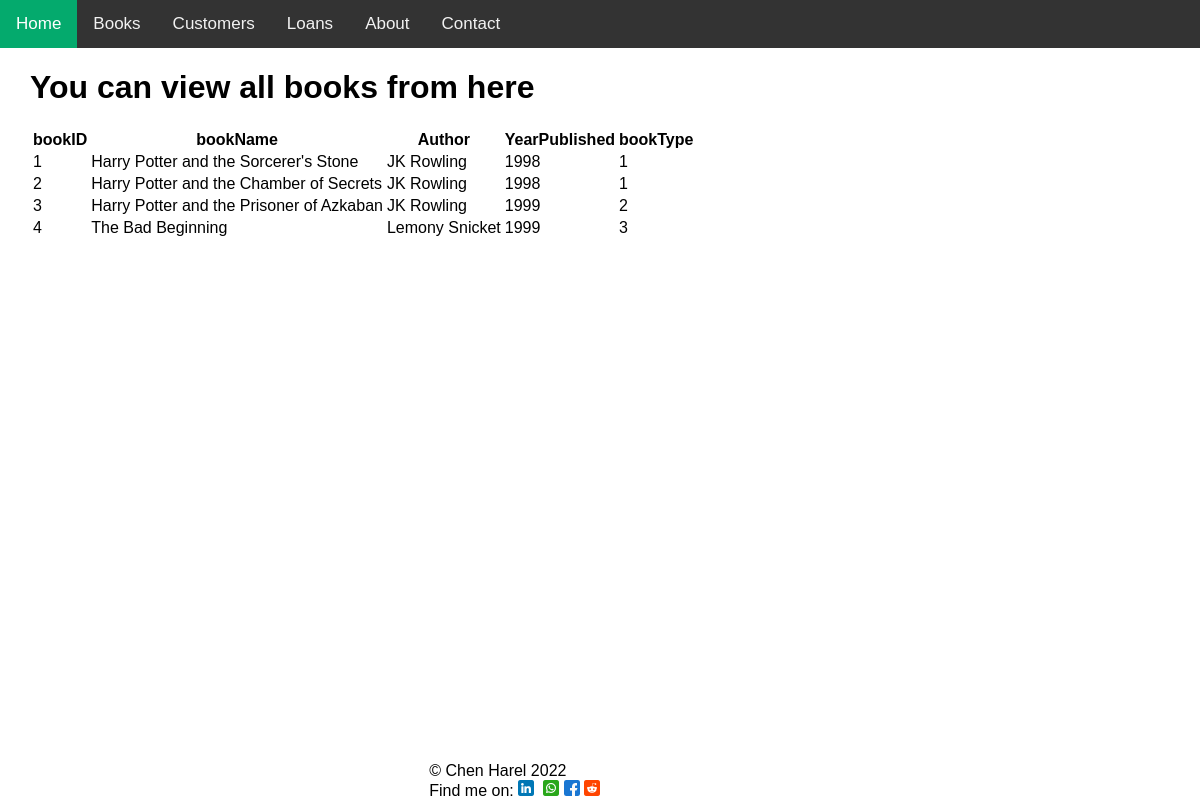
The app's page /books/showAllBooks with its own data.
### tables this page shows
CREATE TABLE books (bookID INTEGER PRIMARY KEY AUTOINCREMENT, bookName text, Author text, yearPublished int, bookType int);

### app.py (the view)
@app.route("/books/showAllBooks", methods=['GET', 'POST'])
def showAllBooks():
    return myBooks.Book.showAllBooks(myBooks)

### tools/books.py (called while the page is built)
    def showAllBooks(self):
        if request.method=='POST':
            pass
        sqlBooks = "SELECT * FROM books"
        cur.execute(sqlBooks)
        books = cur.fetchall()
        return render_template("/books/showAllBooks.html", books=books)

### templates/books/showAllBooks.html
{%extends 'layout.html'%}
{%block header%}{{super()}}{%endblock%}
{%block content%}
<h1 class="pushLeft">You can view all books from here</h1>
<div class="pushLeft">
    <table>
        <tr>
            <th>bookID</th>
            <th>bookName</th>
            <th>Author</th>
            <th>YearPublished</th>
            <th>bookType</th>
        </tr>
        {% for book in books %}
        <tr>
            <td>{{book[0]}}</td>
            <td>{{book[1]}}</td>
            <td>{{book[2]}}</td>
            <td>{{book[3]}}</td>
            <td>{{book[4]}}</td>
        </tr>
        {% endfor %}
    </table>
</div>
{%endblock%}
{%block footer%}{{super()}}{%endblock%}

### static/CSS/styles.css (style rules this page uses)
body { margin: 0; font-family: Arial, Helvetica, sans-serif; }
.pushLeft { margin-left: 30px; }

### records on screen
books: bookID "1", bookName "Harry Potter and the Sorcerer's Stone", Author "JK Rowling", yearPublished "1998", bookType "1"
books: bookID "2", bookName "Harry Potter and the Chamber of Secrets", Author "JK Rowling", yearPublished "1998", bookType "1"
books: bookID "3", bookName "Harry Potter and the Prisoner of Azkaban", Author "JK Rowling", yearPublished "1999", bookType "2"
books: bookID "4", bookName "The Bad Beginning", Author "Lemony Snicket", yearPublished "1999", bookType "3"
